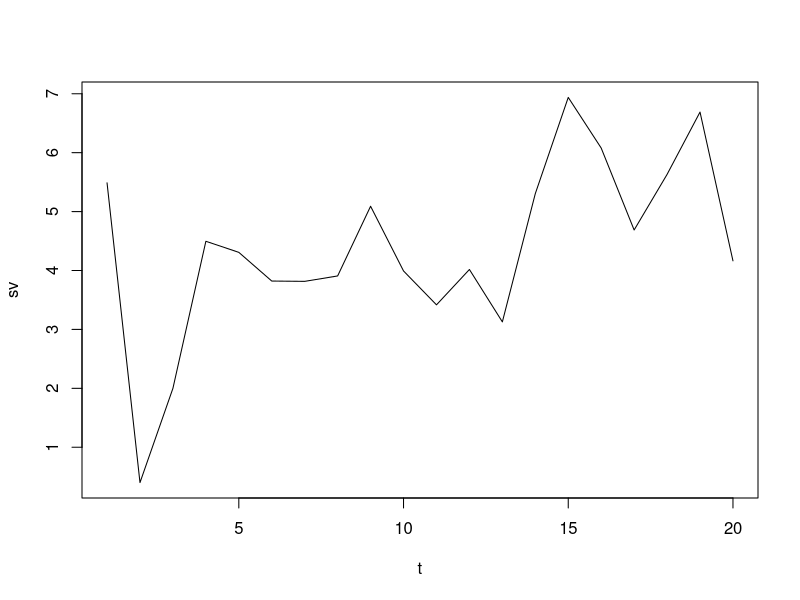

R code for this plot: (Note: this script raises an error after producing the figure.)
## ---- chunk 1
knitr::opts_chunk$set(echo = TRUE, warning = TRUE, message = TRUE,
                      fig.width = 9, fig.height = 6, dpi = 500, 
                      retina = 1, fig.showtext = TRUE)
## ---- chunk 2
ts <- rnorm(20, 5, 1)
ts[c(2, 3)] <- c(0.4, 2) ## disturbance at t = 1

data <- data.frame(sv = ts, t = 1:20)
plot(sv ~ t, data = data, type = 'l')

write.csv(data, './data-raw/toyset.csv')
## ---- chunk 3
check_inv <- invariability(svts_path = './data-raw/toyset.csv', variant = 'cv') 
## important: takes the whole time series (but it is possible that some times steps prior to the distrubace are also included in the provided time series)
mean(data$sv) / sd(data$sv)

## simple test for NA presence
data$sv[18] <- NA
write.csv(data, './data-raw/toyset.csv')

## check NAs
check_inv_NA <- invariability(svts_path = './data-raw/toyset.csv', variant = 'cv') 
check_inv_NA
## ---- chunk 4
## DO NOT REMOVE!
## We store the settings of your computer and the current versions of the
## packages used to allow for reproducibility
Sys.time()
#git2r::repository() ## uncomment if you are using GitHub
sessionInfo()
